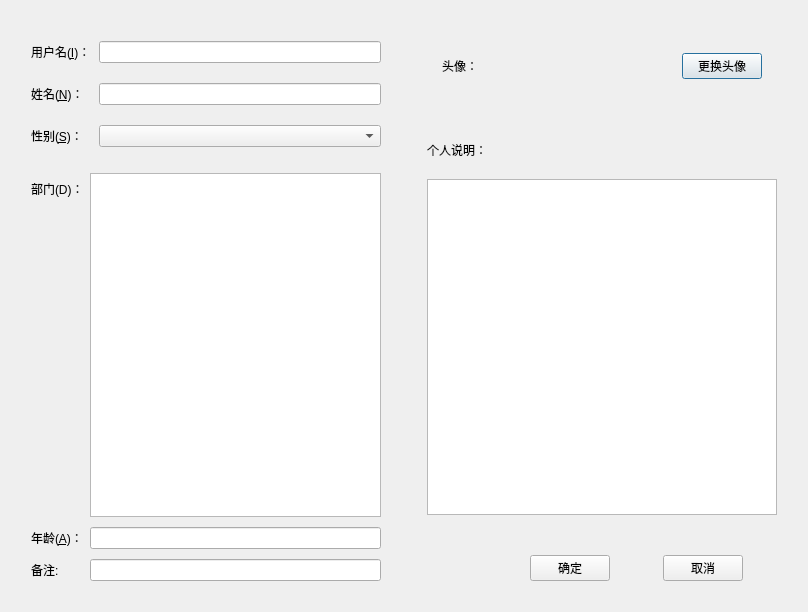
<?xml version="1.0" encoding="UTF-8"?>
<ui version="4.0">
 <class>QTDialog</class>
 <widget class="QDialog" name="QTDialog">
  <property name="geometry">
   <rect>
    <x>0</x>
    <y>0</y>
    <width>808</width>
    <height>612</height>
   </rect>
  </property>
  <property name="windowTitle">
   <string>189010413胡卿远</string>
  </property>
  <layout class="QHBoxLayout" name="horizontalLayout_2">
   <item>
    <layout class="QVBoxLayout" name="verticalLayout_2">
     <property name="leftMargin">
      <number>10</number>
     </property>
     <property name="topMargin">
      <number>10</number>
     </property>
     <property name="rightMargin">
      <number>10</number>
     </property>
     <property name="bottomMargin">
      <number>10</number>
     </property>
     <item>
      <layout class="QFormLayout" name="formLayout">
       <property name="horizontalSpacing">
        <number>8</number>
       </property>
       <property name="verticalSpacing">
        <number>20</number>
       </property>
       <property name="leftMargin">
        <number>10</number>
       </property>
       <property name="topMargin">
        <number>20</number>
       </property>
       <property name="rightMargin">
        <number>10</number>
       </property>
       <property name="bottomMargin">
        <number>10</number>
       </property>
       <item row="0" column="0">
        <widget class="QLabel" name="iLabel">
         <property name="text">
          <string>用户名(&amp;I)：</string>
         </property>
         <property name="buddy">
          <cstring>iLineEdit</cstring>
         </property>
        </widget>
       </item>
       <item row="0" column="1">
        <widget class="QLineEdit" name="iLineEdit"/>
       </item>
       <item row="1" column="0">
        <widget class="QLabel" name="nLabel">
         <property name="text">
          <string>姓名(&amp;N)：</string>
         </property>
         <property name="buddy">
          <cstring>nLineEdit</cstring>
         </property>
        </widget>
       </item>
       <item row="1" column="1">
        <widget class="QLineEdit" name="nLineEdit"/>
       </item>
       <item row="2" column="0">
        <widget class="QLabel" name="sLabel">
         <property name="text">
          <string>性别(&amp;S)：</string>
         </property>
         <property name="buddy">
          <cstring>sComboBox</cstring>
         </property>
        </widget>
       </item>
       <item row="2" column="1">
        <widget class="QComboBox" name="sComboBox"/>
       </item>
      </layout>
     </item>
     <item>
      <layout class="QFormLayout" name="formLayout_2">
       <property name="horizontalSpacing">
        <number>6</number>
       </property>
       <property name="verticalSpacing">
        <number>10</number>
       </property>
       <property name="leftMargin">
        <number>10</number>
       </property>
       <property name="topMargin">
        <number>10</number>
       </property>
       <property name="rightMargin">
        <number>10</number>
       </property>
       <property name="bottomMargin">
        <number>10</number>
       </property>
       <item row="0" column="0">
        <widget class="QLabel" name="dLabel">
         <property name="text">
          <string>部门(D)：</string>
         </property>
        </widget>
       </item>
       <item row="0" column="1">
        <widget class="QTextEdit" name="textEdit"/>
       </item>
       <item row="1" column="0">
        <widget class="QLabel" name="aLabel">
         <property name="text">
          <string>年龄(&amp;A)：</string>
         </property>
         <property name="buddy">
          <cstring>aLineEdit</cstring>
         </property>
        </widget>
       </item>
       <item row="1" column="1">
        <widget class="QLineEdit" name="aLineEdit"/>
       </item>
       <item row="2" column="0">
        <widget class="QLabel" name="label_3">
         <property name="text">
          <string>备注:</string>
         </property>
        </widget>
       </item>
       <item row="2" column="1">
        <widget class="QLineEdit" name="lineEdit"/>
       </item>
      </layout>
     </item>
    </layout>
   </item>
   <item>
    <layout class="QVBoxLayout" name="verticalLayout_3">
     <property name="spacing">
      <number>20</number>
     </property>
     <property name="leftMargin">
      <number>10</number>
     </property>
     <property name="topMargin">
      <number>10</number>
     </property>
     <property name="rightMargin">
      <number>10</number>
     </property>
     <property name="bottomMargin">
      <number>10</number>
     </property>
     <item>
      <layout class="QHBoxLayout" name="horizontalLayout">
       <property name="leftMargin">
        <number>5</number>
       </property>
       <property name="topMargin">
        <number>5</number>
       </property>
       <property name="rightMargin">
        <number>5</number>
       </property>
       <property name="bottomMargin">
        <number>5</number>
       </property>
       <item>
        <widget class="QLabel" name="label">
         <property name="minimumSize">
          <size>
           <width>20</width>
           <height>80</height>
          </size>
         </property>
         <property name="maximumSize">
          <size>
           <width>60</width>
           <height>16777215</height>
          </size>
         </property>
         <property name="text">
          <string>头像：</string>
         </property>
        </widget>
       </item>
       <item>
        <widget class="QLabel" name="imgLabel">
         <property name="maximumSize">
          <size>
           <width>100</width>
           <height>16777215</height>
          </size>
         </property>
         <property name="text">
          <string/>
         </property>
        </widget>
       </item>
       <item>
        <widget class="QPushButton" name="pushButton">
         <property name="maximumSize">
          <size>
           <width>80</width>
           <height>16777215</height>
          </size>
         </property>
         <property name="text">
          <string>更换头像</string>
         </property>
        </widget>
       </item>
      </layout>
     </item>
     <item>
      <layout class="QVBoxLayout" name="verticalLayout">
       <property name="leftMargin">
        <number>10</number>
       </property>
       <property name="topMargin">
        <number>10</number>
       </property>
       <property name="rightMargin">
        <number>10</number>
       </property>
       <property name="bottomMargin">
        <number>10</number>
       </property>
       <item>
        <widget class="QLabel" name="label_2">
         <property name="text">
          <string>个人说明：</string>
         </property>
        </widget>
       </item>
       <item>
        <widget class="QTextEdit" name="textEdit_2"/>
       </item>
      </layout>
     </item>
     <item>
      <layout class="QHBoxLayout" name="horizontalLayout_3">
       <property name="leftMargin">
        <number>80</number>
       </property>
       <property name="topMargin">
        <number>10</number>
       </property>
       <property name="rightMargin">
        <number>10</number>
       </property>
       <property name="bottomMargin">
        <number>10</number>
       </property>
       <item>
        <widget class="QPushButton" name="pushButton_3">
         <property name="maximumSize">
          <size>
           <width>80</width>
           <height>30</height>
          </size>
         </property>
         <property name="text">
          <string>确定</string>
         </property>
        </widget>
       </item>
       <item>
        <widget class="QPushButton" name="pushButton_2">
         <property name="maximumSize">
          <size>
           <width>80</width>
           <height>30</height>
          </size>
         </property>
         <property name="text">
          <string>取消</string>
         </property>
        </widget>
       </item>
      </layout>
     </item>
    </layout>
   </item>
  </layout>
 </widget>
 <resources/>
 <connections/>
</ui>
